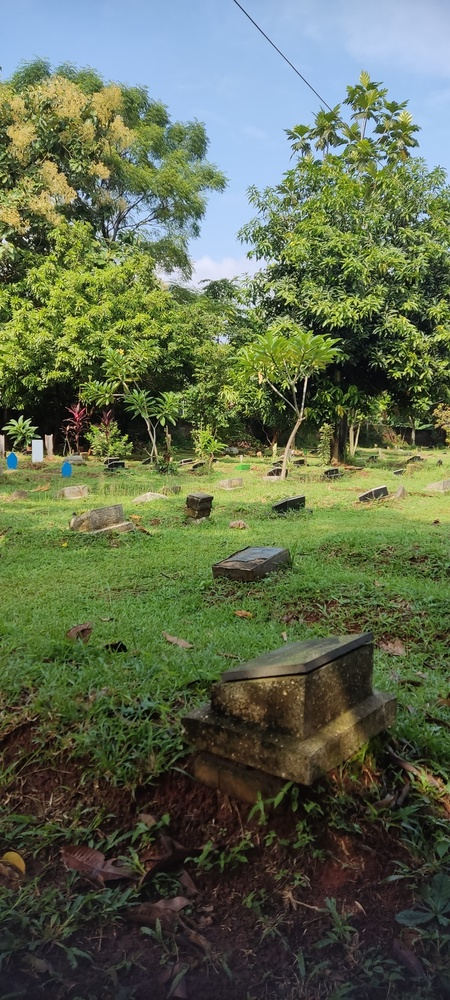
#> input picture img/foto1.jpeg, 450 x 1000 px, shrunk from 1800 x 4000 before the run
$ python kmean.py
#> lines starting #> are read from the running program, lines starting #| are printed output that depends on the picture
import numpy as np
import cv2
import matplotlib.pyplot as plt
from sklearn.cluster import KMeans

# membaca gambar / foto
image = cv2.imread('./img/foto1.jpeg')  # ganti image sesuai dengan path ke file gambar Anda
#> image is the input picture: shape (1000, 450, 3); mean B, G, R 79.4, 105.7, 94.8
image = cv2.cvtColor(image, cv2.COLOR_BGR2RGB)
plt.imshow(image)
plt.title("Original Image")
plt.show()

# me reshape gambar ke bentuk 2D
pixel_values = image.reshape((-1, 3))
pixel_values = np.float32(pixel_values)

# mendefinisikan kriteria, nilai K, dan melakukan KMeans
k = 7  # ubah nilai K sesuai kebutuhan
criteria = (cv2.TERM_CRITERIA_EPS + cv2.TERM_CRITERIA_MAX_ITER, 100, 0.2)
_, labels, centers = cv2.kmeans(pixel_values, k, None, criteria, 10, cv2.KMEANS_RANDOM_CENTERS)
#> centers = [[28.31, 26.06, 18.61], [141.3, 156.1, 93.6], [107, 125.8, 68.91], [184.5, 191, 122.3], [79.18, 92.92, 48.79], [53.16, 53.69, 35.47], [166.6, 196.8, 233.7]]

# mengkonversi kembali ke 8-bit values
centers = np.uint8(centers)
#> centers = [[28, 26, 18], [141, 156, 93], [106, 125, 68], [184, 190, 122], [79, 92, 48], [53, 53, 35], [166, 196, 233]]
segmented_image = centers[labels.flatten()]

# reshape ke bentuk gambar asli
segmented_image = segmented_image.reshape(image.shape)
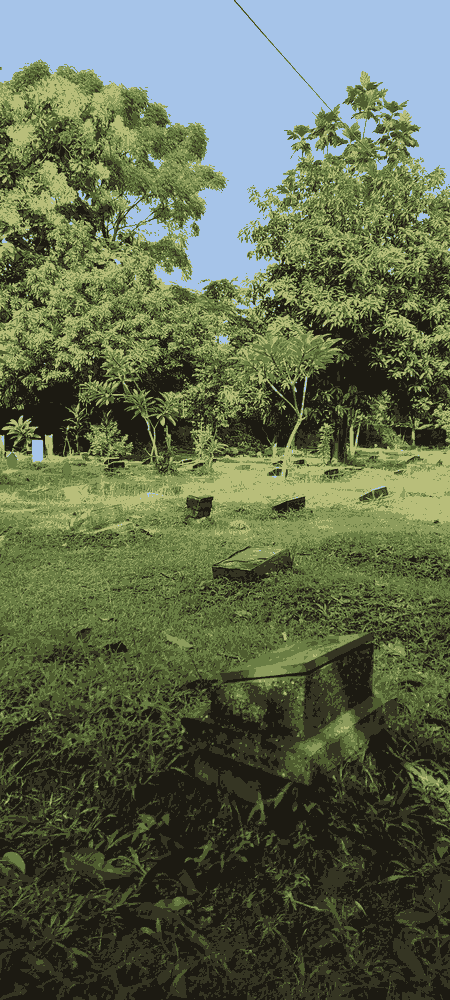
#> segmented_image: shape (1000, 450, 3); mean R, G, B 94.4, 105.1, 78.8
plt.imshow(segmented_image)
plt.title("Segmented Image")
plt.show()

# menampilkan setiap cluster
labels = labels.flatten()
segmented_images = []
for i in range(k):
    masked_image = np.copy(image)
    masked_image = masked_image.reshape((-1, 3))
    masked_image[labels != i] = [0, 0, 0]
    masked_image = masked_image.reshape(image.shape)
    segmented_images.append(masked_image)
    plt.imshow(masked_image)
    plt.title(f"Cluster {i+1}")
    plt.show()
#> this loop made 7 passes
#> pass 1, `masked_image = masked_image.reshape(image.shape)`:
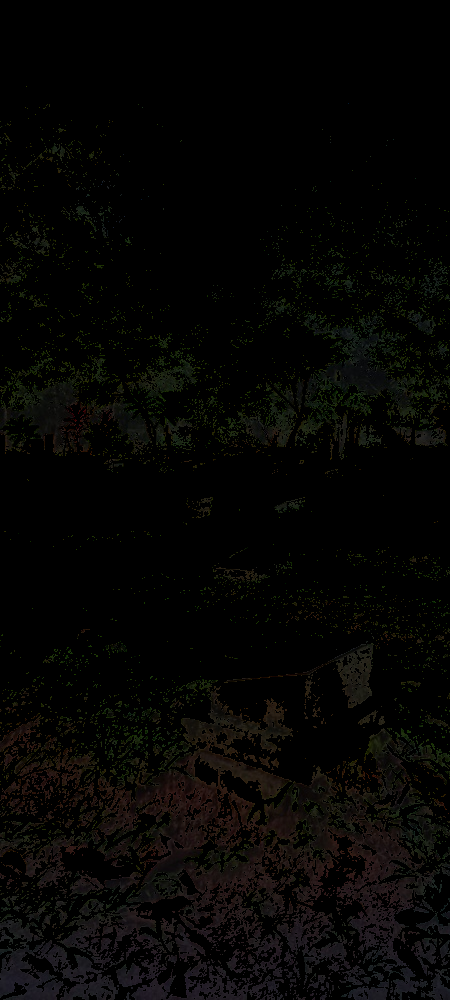
#> masked_image: shape (1000, 450, 3); mean R, G, B 5.7, 5.2, 3.7
#> pass 2, `masked_image = masked_image.reshape(image.shape)`:
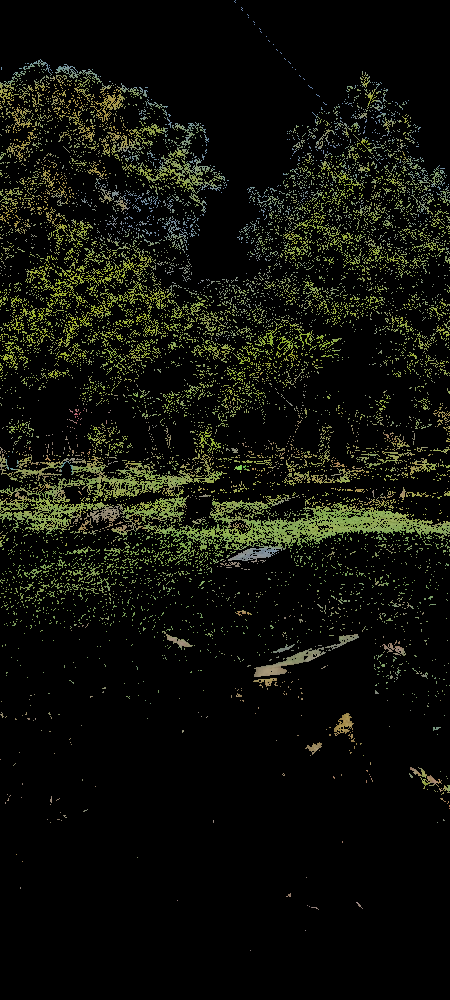
#> masked_image: shape (1000, 450, 3); mean R, G, B 15.2, 16.8, 10.1
#> pass 3, `masked_image = masked_image.reshape(image.shape)`:
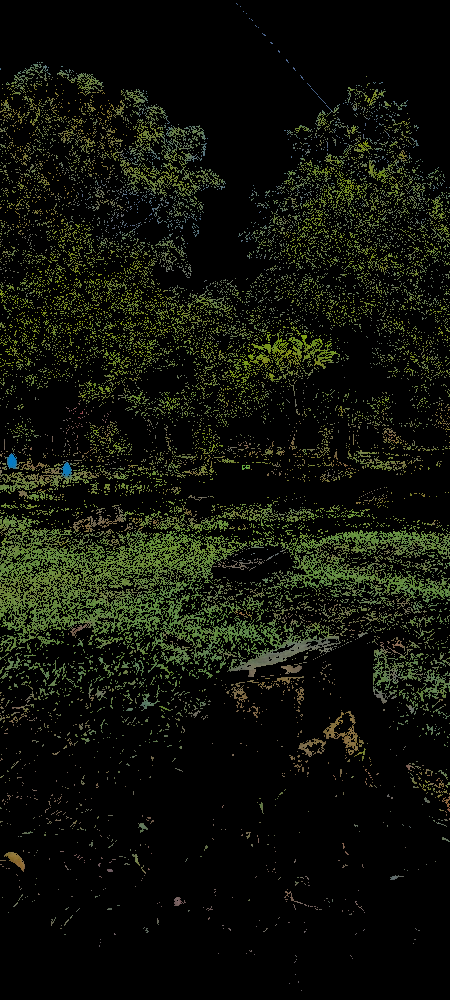
#> masked_image: shape (1000, 450, 3); mean R, G, B 15.5, 18.2, 10
#> after the loop:
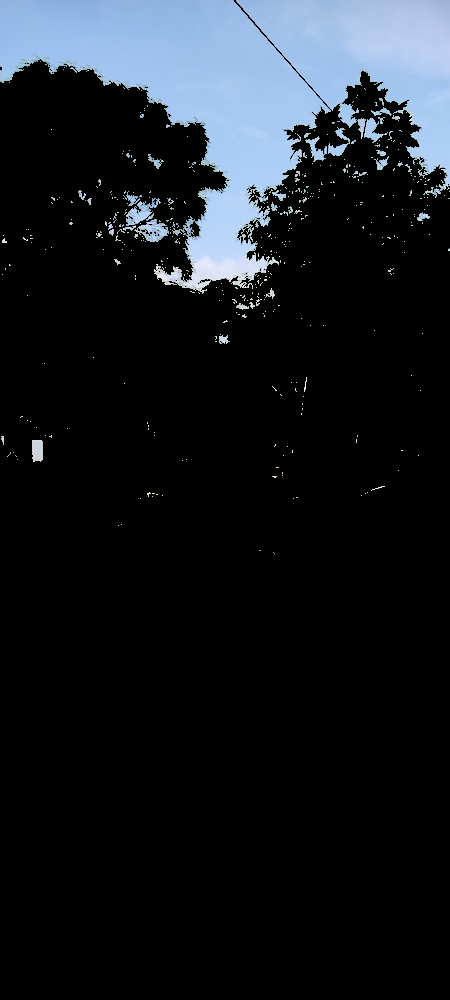
#> masked_image: shape (1000, 450, 3); mean R, G, B 23.5, 27.8, 33
#> after the loop, segmented_images = 7 items
